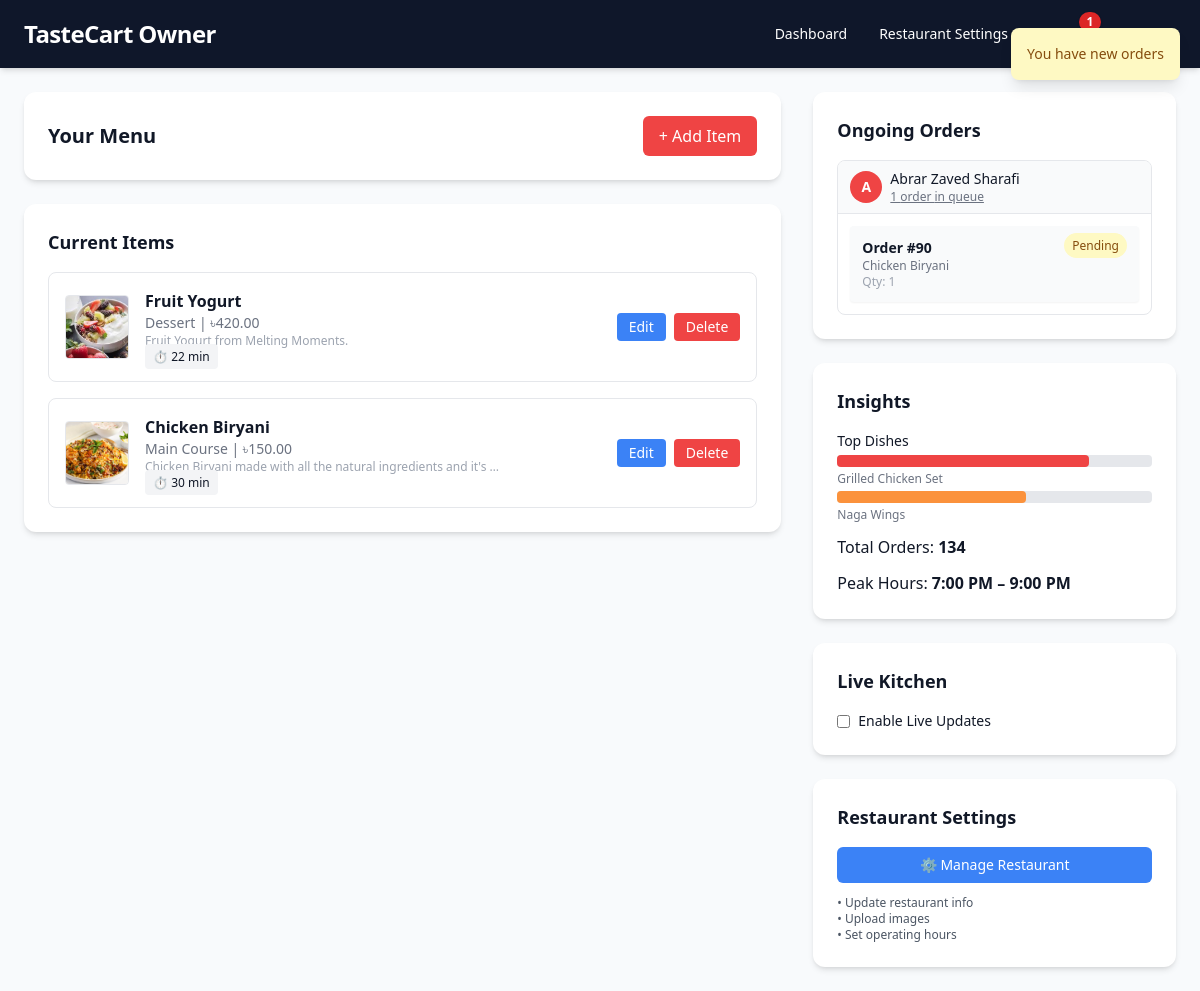
Before: /dashboard (signed in) with the older database file.
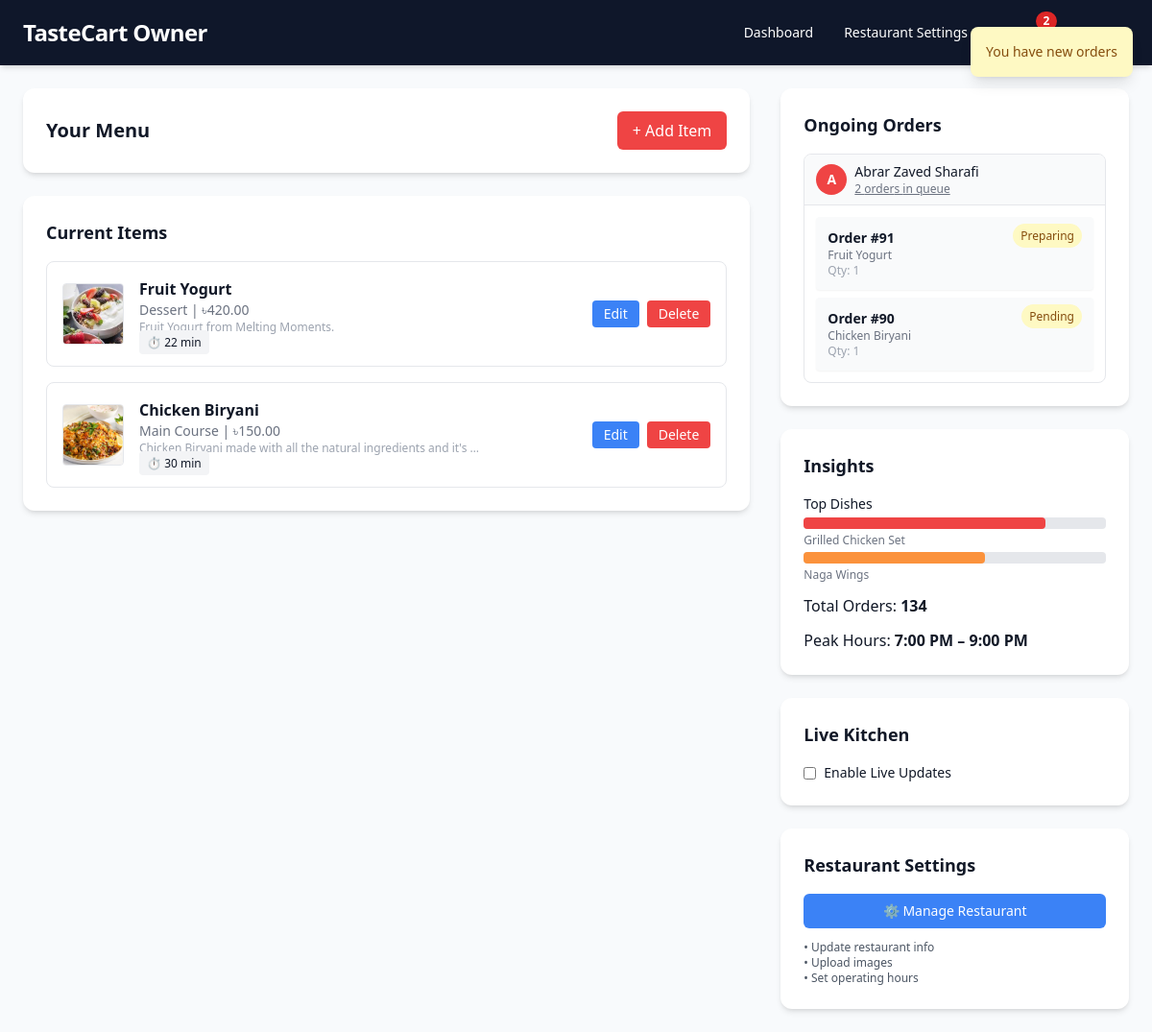
After: the same page with the newer database file.
### restaurant/models.py (models this page shows, shortened)
class Menu(models.Model):
    CATEGORIES = [
        ("Appetizer", "Appetizer"),
        ("Main Course", "Main Course"),
        ("Dessert", "Dessert"),
        ("Beverage", "Beverage"),
    ]
    restaurant = models.ForeignKey(Restaurant, on_delete=models.CASCADE)
    item_name = models.CharField(max_length=255)
    category = models.CharField(
        max_length=50, choices=CATEGORIES, default="Main Course"
    )
    description = models.TextField(blank=True, null=True)
    price = models.DecimalField(max_digits=10, decimal_places=2)
    image = models.ImageField(upload_to="menu_images/", blank=True, null=True)
    estimated_time_delivery = models.IntegerField(
        default=30, blank=True, null=True
    )  # in minutes
    rating = models.FloatField(default=0.0)
    discount = models.DecimalField(
        max_digits=5, decimal_places=2, default=0.0, blank=True, null=True
    )  # in percentage
    is_available = models.BooleanField(default=True)

### authentication/models.py (models this page shows, shortened)
class User(AbstractBaseUser):
    USER_TYPE_CHOICES = (
        ("user", "user"),
        ("owner", "owner"),
        ("rider", "rider"),
    )
    name = models.CharField(max_length=255)
    email = models.CharField(max_length=50, unique=True)
    phone = models.CharField(max_length=15, blank=True, null=True)
    restaurant_name = models.CharField(max_length=255, blank=True, null=True)
    user_type = models.CharField(
        max_length=10, choices=USER_TYPE_CHOICES, default="User"
    )
    city= models.CharField(max_length=100, blank=True, null=True)
    is_active = models.BooleanField(default=True)
    is_staff = models.BooleanField(default=False)
    is_admin = models.BooleanField(default=False)
    is_superuser = models.BooleanField(default=False)
    username = None
    groups = None
    USERNAME_FIELD = "email"
    objects = UserManager()

### order/models.py (models this page shows, shortened)
class Order(models.Model):
    choices = [
        ("Preparing", "Preparing"),
        ("Completed", "Completed"),
        ("Cancelled", "Cancelled"),
        ("Delivered", "Delivered"),
        ("Pending", "Pending"),
        ("Completed with Rider", "Completed with Rider"),
        ("Rider Assigned", "Rider Assigned"),
        ("On the way", "On the way"),
    ]
    PAYMENT_METHOD = [
        ("Cash on Delivery", "Cash on Delivery"),
        ("Online Payment", "Online Payment"),
    ]
    user = models.ForeignKey(settings.AUTH_USER_MODEL, on_delete=models.CASCADE)
    cart = models.ForeignKey(Cart, on_delete=models.CASCADE, null=True, blank=True)
    restaurant = models.ForeignKey(
        Restaurant,
        verbose_name="Restaurant",
        on_delete=models.CASCADE,
        blank=True,
        null=True,
    )
    status = models.CharField(max_length=50, choices=choices,blank=True, null=True)
    total_price = models.DecimalField(max_digits=10, decimal_places=2, default=0.00)
    is_accepted = models.BooleanField(default=False)
    is_delivered = models.BooleanField(default=False)
    payment_method = models.CharField(
        max_length=50, choices=PAYMENT_METHOD, default="Cash on Delivery"
    )
    created_at = models.DateTimeField(auto_now_add=True)

class Cart(models.Model):
    user = models.ForeignKey(settings.AUTH_USER_MODEL, on_delete=models.CASCADE)
    item = models.ForeignKey(Menu, verbose_name="Menu Item", on_delete=models.CASCADE)
    quantity = models.PositiveIntegerField(default=1)
    total_price = models.DecimalField(max_digits=10, decimal_places=2, default=0.00)
    created_at = models.DateTimeField(auto_now_add=True)
    ordered = models.BooleanField(default=False)

### restaurant/views.py (the view, shortened to what this page needs)
# urls.py: path("dashboard", views.owner_dashboard, name="dashboard"),
@owner_required
def owner_dashboard(request):
    user = request.user
    menu_items = Menu.objects.filter(restaurant__owner=user)
    restaurant = Restaurant.objects.get(owner=user)
    form = MenuForm()
    edit_form = None
    edit_item = None
    edit_id = request.GET.get("edit")
    if edit_id:
        edit_item = get_object_or_404(Menu, id=edit_id, restaurant=restaurant)
        edit_form = MenuForm(instance=edit_item)
    orders = (
        Order.objects.filter(
            Q(cart__item__restaurant__owner=user, is_accepted=False)
            | Q(cart__item__restaurant__owner=user, status="Preparing")
            | Q(cart__item__restaurant__owner=user, status="Pending")
        )
        .order_by("-created_at")
        .exclude(status="Cancelled")
    )
    if orders:
        messages.warning(request,"You have new orders")
    context = {
        "menu_items": menu_items,
        "form": form,
        "edit_form": edit_form,
        "edit_item": edit_item,
        "orders": orders,
    }
    return render(request, "restaurant/dashboard.html", context)

### home/context_processors.py (called while the page is built)
def notification_count(request):
    notification_count = 0
    all_notifications = []
    if request.user.is_authenticated:
        all_notifications = notification.objects.filter(
            user=request.user
        ).order_by("-created_at")
        notification_count = all_notifications.filter(is_read=False).count()
    return {
        "notification_count": notification_count,
        "all_notifications": all_notifications,
    }

### order/context_processors.py (called while the page is built)
def cart_count(request):
    cart_count = 0
    if request.user.is_authenticated:
        cart_count = Cart.objects.filter(
            user=request.user, ordered=False, quantity__gt=0
        ).count()
    return {"cart_count": cart_count}

### templates/restaurant/dashboard.html (shortened to what the changed rows need)
{% load static %}
<html lang="en">
  <head>
    <script src="https://cdn.tailwindcss.com"></script>
  </head>
  <body class="bg-bg text-gray-900">
    <header class="bg-primary text-white shadow-md">
      <div class="max-w-7xl mx-auto px-6 py-4 flex justify-between items-center">
        <h1 class="text-2xl font-bold tracking-tight">
          <a href="{% url 'index' %}" class="hover:text-accent">TasteCart</a> Owner
        </h1>
        <nav class="flex items-center gap-2 text-sm font-medium">
          <a href="{% url 'orders' %}" class="relative px-3 py-2 rounded-md transition hover:bg-white/10 hover:text-accent focus:outline-none focus:ring-2 focus:ring-accent">
            {% if orders %}
              <span class="absolute top-1 right-1 -mt-2 -mr-2 inline-flex items-center justify-center px-2 py-0.5 rounded-full text-xs font-semibold bg-accent text-white shadow">
          {{ orders|length }}
              </span>
            {% endif %}
          </a>
        </nav>
      </div>
    </header>
    {% include "kits/message.html" %}
    <main class="max-w-7xl mx-auto p-6 grid grid-cols-1 lg:grid-cols-3 gap-8">
    <section class="lg:col-span-2 space-y-6">
      <div class="bg-white p-6 rounded-xl shadow-md flex justify-between items-center">
        <h2 class="text-xl font-semibold">Your Menu</h2>
      </div>
      <div class="bg-white p-6 rounded-xl shadow-md">
        {% if menu_items %}
        <ul class="space-y-4">
          {% for item in menu_items %}
          <li class="flex items-center justify-between p-4 border rounded-lg hover:bg-gray-50">
            <div class="flex items-center gap-4">
              {% if item.image %}
              <img src="{{ item.image.url }}" alt="{{ item.item_name }}" class="w-16 h-16 rounded object-cover border" />
              {% else %}
              <div class="w-16 h-16 bg-gray-200 rounded flex items-center justify-center text-gray-400">N/A</div>
              {% endif %}
              <div>
                <p class="font-semibold">{{ item.item_name }}</p>
                <p class="text-sm text-gray-500">{{ item.category }} | ৳{{ item.price }}</p>
                <p class="text-xs text-gray-400">{{ item.description|truncatewords:10 }}</p>
                <span class="text-xs bg-gray-100 px-2 py-1 rounded">⏱ {{ item.estimated_time_delivery }} min</span>
              </div>
            </div>
            <div class="flex gap-2">
              <button onclick="openEditModal({{ item.id }})"
                      class="bg-blue-500 hover:bg-blue-600 text-white px-3 py-1 rounded text-sm">
                Edit
              </button>
              <button onclick="openDeleteModal({{ item.id }}, '{{ item.item_name|escapejs }}')"
                      class="bg-red-500 hover:bg-red-600 text-white px-3 py-1 rounded text-sm">
                Delete
              </button>
            </div>
          </li>
          {% endfor %}
        </ul>
        {% else %}
        <p class="text-sm text-gray-500">No menu items available.</p>
        {% endif %}
      </div>
    </section>
    <aside class="space-y-6">
      <section class="bg-white p-6 rounded-xl shadow-md">
        {% if orders %}
          {% regroup orders by user as user_orders %}
          <div class="space-y-4">
            {% for user_group in user_orders %}
              <div class="border rounded-lg overflow-hidden">
                <div class="bg-gray-50 px-3 py-2 border-b">
                  <div class="flex items-center gap-2">
                    <div class="bg-red-500 text-white w-8 h-8 rounded-full flex items-center justify-center font-bold text-sm">
                      {% if user_group.grouper.name %}
                        {{ user_group.grouper.name|first|upper }}
                      {% else %}
                        {{ user_group.grouper.username|first|upper }}
                      {% endif %}
                    </div>
                    <div class="flex-1">
                      <p class="font-medium text-sm">
                        {% if user_group.grouper.name %}
                          {{ user_group.grouper.name }}
                        {% else %}
                          {{ user_group.grouper.username }}
                        {% endif %}
                      </p>
                      <a href="{% url 'orders' %}" class="text-xs text-gray-500 hover:text-accent underline">
                        {{ user_group.list|length }} order{{ user_group.list|length|pluralize }} in queue
                      </a>
                    </div>
                  </div>
                </div>
                <div class="space-y-2 p-3">
                  {% for order in user_group.list %}
                    {% if order.status %}
                    <div class="bg-gray-50 p-3 rounded shadow-sm">
                      <div class="flex justify-between items-start">
                        <div class="flex-1">
                          <h4 class="font-bold text-sm">Order #{{ order.id }}</h4>
                          <p class="text-xs text-gray-500">{{ order.cart.item.item_name }}</p>
                          <p class="text-xs text-gray-400">Qty: {{ order.cart.quantity }}</p>
                        </div>
                        <div class="text-right">
                          <span class="text-xs bg-yellow-100 text-yellow-800 px-2 py-1 rounded-full">{{ order.status }}</span>
                        </div>
                      </div>
                    </div>
                    {% endif %}
                  {% endfor %}
                </div>
              </div>
            {% endfor %}
          </div>
        {% else %}
          <p class="text-sm text-gray-500">No ongoing orders.</p>
        {% endif %}
      </section>
    </aside>
  </main>
  </body>
</html>

Changed rows visible on the page:
changed User "Abrar Zaved Sharafi": list|length "1" → "2"
added Order: id "91", cart.item.item_name "Fruit Yogurt", cart.quantity "1", status "Preparing"
Other visible differences:
{{ orders|length }}: "1" → "2"
